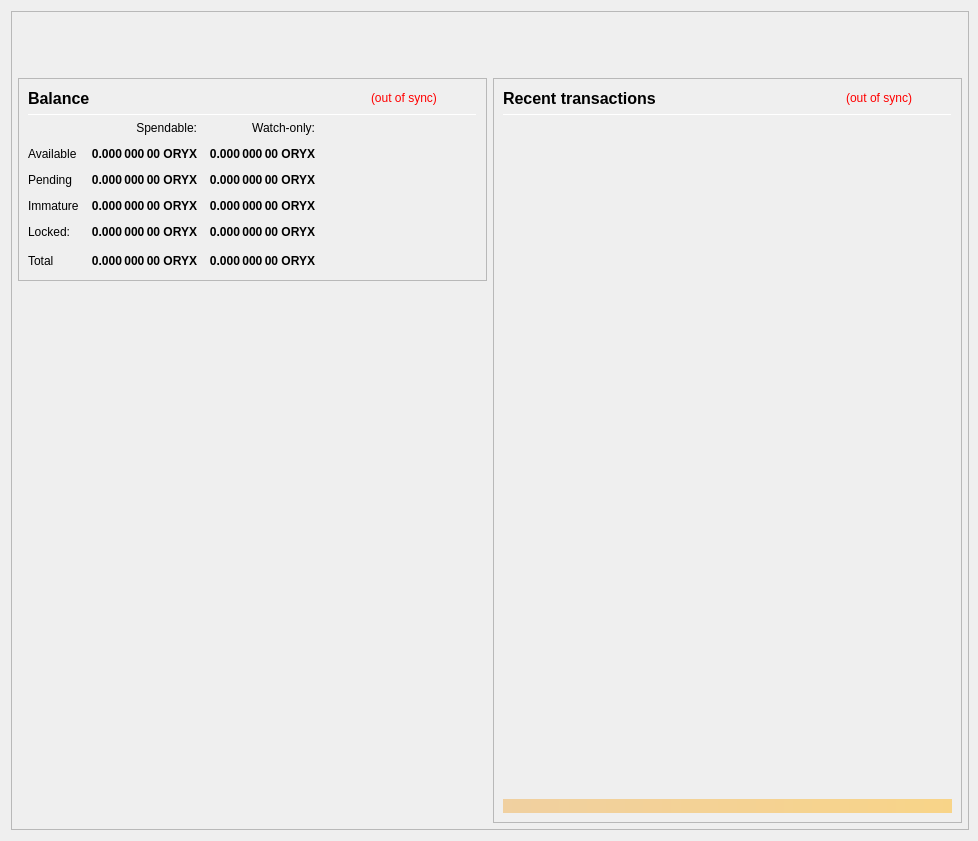
<?xml version="1.0" encoding="UTF-8"?>
<ui version="4.0">
 <class>OverviewPage</class>
 <widget class="QWidget" name="OverviewPage">
  <property name="geometry">
   <rect>
    <x>0</x>
    <y>0</y>
    <width>978</width>
    <height>841</height>
   </rect>
  </property>
  <property name="minimumSize">
   <size>
    <width>960</width>
    <height>682</height>
   </size>
  </property>
  <property name="font">
   <font>
    <weight>50</weight>
    <bold>false</bold>
   </font>
  </property>
  <property name="windowTitle">
   <string>Form</string>
  </property>
  <layout class="QVBoxLayout" name="topLayout" stretch="0">
   <property name="rightMargin">
    <number>9</number>
   </property>
   <item>
    <widget class="QFrame" name="frame_BG">
     <property name="minimumSize">
      <size>
       <width>850</width>
       <height>610</height>
      </size>
     </property>
     <property name="maximumSize">
      <size>
       <width>16777215</width>
       <height>16777215</height>
      </size>
     </property>
     <property name="frameShape">
      <enum>QFrame::StyledPanel</enum>
     </property>
     <property name="frameShadow">
      <enum>QFrame::Raised</enum>
     </property>
     <layout class="QVBoxLayout" name="verticalLayout_3" stretch="0">
      <property name="leftMargin">
       <number>0</number>
      </property>
      <property name="topMargin">
       <number>0</number>
      </property>
      <property name="rightMargin">
       <number>0</number>
      </property>
      <property name="bottomMargin">
       <number>6</number>
      </property>
      <item>
       <layout class="QVBoxLayout" name="verticalLayout_Master" stretch="0,1">
        <property name="leftMargin">
         <number>0</number>
        </property>
        <property name="topMargin">
         <number>0</number>
        </property>
        <property name="rightMargin">
         <number>0</number>
        </property>
        <property name="bottomMargin">
         <number>0</number>
        </property>
        <item>
         <widget class="QFrame" name="frame_Header">
          <layout class="QVBoxLayout" name="verticalLayout_Header" stretch="0">
           <property name="leftMargin">
            <number>0</number>
           </property>
           <property name="topMargin">
            <number>0</number>
           </property>
           <property name="rightMargin">
            <number>0</number>
           </property>
           <property name="bottomMargin">
            <number>0</number>
           </property>
           <item>
            <layout class="QHBoxLayout" name="horizontalLayout_Header" stretch="1,0">
             <property name="spacing">
              <number>6</number>
             </property>
             <item>
              <spacer name="horizontalSpacer_Header">
               <property name="orientation">
                <enum>Qt::Horizontal</enum>
               </property>
               <property name="sizeHint" stdset="0">
                <size>
                 <width>40</width>
                 <height>20</height>
                </size>
               </property>
              </spacer>
             </item>
             <item>
              <widget class="QLabel" name="labelOverviewHeaderRight">
               <property name="minimumSize">
                <size>
                 <width>464</width>
                 <height>60</height>
                </size>
               </property>
               <property name="maximumSize">
                <size>
                 <width>16777215</width>
                 <height>60</height>
                </size>
               </property>
               <property name="font">
                <font>
                 <pointsize>14</pointsize>
                </font>
               </property>
               <property name="text">
                <string/>
               </property>
               <property name="alignment">
                <set>Qt::AlignRight|Qt::AlignTrailing|Qt::AlignVCenter</set>
               </property>
              </widget>
             </item>
            </layout>
           </item>
          </layout>
         </widget>
        </item>
        <item>
         <widget class="QFrame" name="frame_Content">
          <layout class="QVBoxLayout" name="verticalLayout_Content">
           <property name="leftMargin">
            <number>6</number>
           </property>
           <property name="topMargin">
            <number>0</number>
           </property>
           <property name="rightMargin">
            <number>6</number>
           </property>
           <property name="bottomMargin">
            <number>0</number>
           </property>
           <item>
            <layout class="QHBoxLayout" name="horizontalLayout_Content" stretch="1,1">
             <property name="spacing">
              <number>6</number>
             </property>
             <item>
              <layout class="QVBoxLayout" name="verticalLayout_left" stretch="0,0">
               <item>
                <widget class="QFrame" name="frameBalances">
                 <property name="frameShape">
                  <enum>QFrame::StyledPanel</enum>
                 </property>
                 <property name="frameShadow">
                  <enum>QFrame::Raised</enum>
                 </property>
                 <layout class="QVBoxLayout" name="verticalLayout_4">
                  <item>
                   <layout class="QHBoxLayout" name="hlBalancesHeader" stretch="2,0,0">
                    <property name="spacing">
                     <number>6</number>
                    </property>
                    <item>
                     <widget class="QLabel" name="labelBalances">
                      <property name="minimumSize">
                       <size>
                        <width>0</width>
                        <height>0</height>
                       </size>
                      </property>
                      <property name="font">
                       <font>
                        <pointsize>12</pointsize>
                        <weight>75</weight>
                        <bold>true</bold>
                       </font>
                      </property>
                      <property name="text">
                       <string>Balance</string>
                      </property>
                     </widget>
                    </item>
                    <item>
                     <widget class="QLabel" name="labelWalletStatus">
                      <property name="cursor">
                       <cursorShape>WhatsThisCursor</cursorShape>
                      </property>
                      <property name="toolTip">
                       <string>The displayed information may be out of date. Your wallet automatically synchronizes with the Oryxcoin network after a connection is established, but this process has not completed yet.</string>
                      </property>
                      <property name="styleSheet">
                       <string notr="true">QLabel { color: red; }</string>
                      </property>
                      <property name="text">
                       <string notr="true">(out of sync)</string>
                      </property>
                      <property name="alignment">
                       <set>Qt::AlignLeading|Qt::AlignLeft|Qt::AlignVCenter</set>
                      </property>
                     </widget>
                    </item>
                    <item>
                     <spacer name="hsBalancesHeader">
                      <property name="orientation">
                       <enum>Qt::Horizontal</enum>
                      </property>
                      <property name="sizeHint" stdset="0">
                       <size>
                        <width>40</width>
                        <height>20</height>
                       </size>
                      </property>
                     </spacer>
                    </item>
                   </layout>
                  </item>
                  <item>
                   <widget class="Line" name="lineBalances">
                    <property name="minimumSize">
                     <size>
                      <width>0</width>
                      <height>1</height>
                     </size>
                    </property>
                    <property name="maximumSize">
                     <size>
                      <width>16777215</width>
                      <height>1</height>
                     </size>
                    </property>
                    <property name="orientation">
                     <enum>Qt::Horizontal</enum>
                    </property>
                   </widget>
                  </item>
                  <item>
                   <layout class="QGridLayout" name="gridLayout">
                    <property name="spacing">
                     <number>12</number>
                    </property>
                    <item row="0" column="1">
                     <widget class="QLabel" name="labelSpendable">
                      <property name="text">
                       <string>Spendable:</string>
                      </property>
                      <property name="alignment">
                       <set>Qt::AlignRight|Qt::AlignTrailing|Qt::AlignVCenter</set>
                      </property>
                     </widget>
                    </item>
                    <item row="0" column="2">
                     <widget class="QLabel" name="labelWatchonly">
                      <property name="text">
                       <string>Watch-only:</string>
                      </property>
                      <property name="alignment">
                       <set>Qt::AlignRight|Qt::AlignTrailing|Qt::AlignVCenter</set>
                      </property>
                     </widget>
                    </item>
                    <item row="1" column="0">
                     <widget class="QLabel" name="labelAvailableText">
                      <property name="text">
                       <string>Available</string>
                      </property>
                      <property name="textInteractionFlags">
                       <set>Qt::NoTextInteraction</set>
                      </property>
                     </widget>
                    </item>
                    <item row="1" column="1">
                     <widget class="QLabel" name="labelAvailable">
                      <property name="font">
                       <font>
                        <weight>75</weight>
                        <bold>true</bold>
                       </font>
                      </property>
                      <property name="cursor">
                       <cursorShape>ArrowCursor</cursorShape>
                      </property>
                      <property name="toolTip">
                       <string>Your current spendable balance</string>
                      </property>
                      <property name="text">
                       <string notr="true">0.000 000 00 ORYX</string>
                      </property>
                      <property name="alignment">
                       <set>Qt::AlignRight|Qt::AlignTrailing|Qt::AlignVCenter</set>
                      </property>
                      <property name="textInteractionFlags">
                       <set>Qt::NoTextInteraction</set>
                      </property>
                     </widget>
                    </item>
                    <item row="1" column="2">
                     <widget class="QLabel" name="labelWatchAvailable">
                      <property name="font">
                       <font>
                        <weight>75</weight>
                        <bold>true</bold>
                       </font>
                      </property>
                      <property name="cursor">
                       <cursorShape>ArrowCursor</cursorShape>
                      </property>
                      <property name="toolTip">
                       <string>Your current balance in watch-only addresses</string>
                      </property>
                      <property name="text">
                       <string notr="true">0.000 000 00 ORYX</string>
                      </property>
                      <property name="alignment">
                       <set>Qt::AlignRight|Qt::AlignTrailing|Qt::AlignVCenter</set>
                      </property>
                      <property name="textInteractionFlags">
                       <set>Qt::NoTextInteraction</set>
                      </property>
                     </widget>
                    </item>
                    <item row="2" column="0">
                     <widget class="QLabel" name="labelPendingText">
                      <property name="text">
                       <string>Pending</string>
                      </property>
                      <property name="textInteractionFlags">
                       <set>Qt::NoTextInteraction</set>
                      </property>
                     </widget>
                    </item>
                    <item row="2" column="1">
                     <widget class="QLabel" name="labelPending">
                      <property name="font">
                       <font>
                        <weight>75</weight>
                        <bold>true</bold>
                       </font>
                      </property>
                      <property name="cursor">
                       <cursorShape>ArrowCursor</cursorShape>
                      </property>
                      <property name="toolTip">
                       <string>Total of transactions that have yet to be confirmed, and do not yet count toward the spendable balance</string>
                      </property>
                      <property name="text">
                       <string notr="true">0.000 000 00 ORYX</string>
                      </property>
                      <property name="alignment">
                       <set>Qt::AlignRight|Qt::AlignTrailing|Qt::AlignVCenter</set>
                      </property>
                      <property name="textInteractionFlags">
                       <set>Qt::NoTextInteraction</set>
                      </property>
                     </widget>
                    </item>
                    <item row="2" column="2">
                     <widget class="QLabel" name="labelWatchPending">
                      <property name="font">
                       <font>
                        <weight>75</weight>
                        <bold>true</bold>
                       </font>
                      </property>
                      <property name="cursor">
                       <cursorShape>ArrowCursor</cursorShape>
                      </property>
                      <property name="toolTip">
                       <string>Unconfirmed transactions to watch-only addresses</string>
                      </property>
                      <property name="text">
                       <string notr="true">0.000 000 00 ORYX</string>
                      </property>
                      <property name="alignment">
                       <set>Qt::AlignRight|Qt::AlignTrailing|Qt::AlignVCenter</set>
                      </property>
                      <property name="textInteractionFlags">
                       <set>Qt::NoTextInteraction</set>
                      </property>
                     </widget>
                    </item>
                    <item row="3" column="0">
                     <widget class="QLabel" name="labelImmatureText">
                      <property name="text">
                       <string>Immature</string>
                      </property>
                      <property name="textInteractionFlags">
                       <set>Qt::NoTextInteraction</set>
                      </property>
                     </widget>
                    </item>
                    <item row="3" column="1">
                     <widget class="QLabel" name="labelImmature">
                      <property name="font">
                       <font>
                        <weight>75</weight>
                        <bold>true</bold>
                       </font>
                      </property>
                      <property name="cursor">
                       <cursorShape>ArrowCursor</cursorShape>
                      </property>
                      <property name="toolTip">
                       <string>Staked or masternode rewards that has not yet matured</string>
                      </property>
                      <property name="text">
                       <string notr="true">0.000 000 00 ORYX</string>
                      </property>
                      <property name="alignment">
                       <set>Qt::AlignRight|Qt::AlignTrailing|Qt::AlignVCenter</set>
                      </property>
                      <property name="textInteractionFlags">
                       <set>Qt::NoTextInteraction</set>
                      </property>
                     </widget>
                    </item>
                    <item row="3" column="2">
                     <widget class="QLabel" name="labelWatchImmature">
                      <property name="font">
                       <font>
                        <weight>75</weight>
                        <bold>true</bold>
                       </font>
                      </property>
                      <property name="cursor">
                       <cursorShape>ArrowCursor</cursorShape>
                      </property>
                      <property name="toolTip">
                       <string>Staked or masternode rewards in watch-only addresses that has not yet matured</string>
                      </property>
                      <property name="text">
                       <string notr="true">0.000 000 00 ORYX</string>
                      </property>
                      <property name="alignment">
                       <set>Qt::AlignRight|Qt::AlignTrailing|Qt::AlignVCenter</set>
                      </property>
                      <property name="textInteractionFlags">
                       <set>Qt::NoTextInteraction</set>
                      </property>
                     </widget>
                    </item>
                    <item row="4" column="0">
                     <widget class="QLabel" name="labelLockedText">
                      <property name="toolTip">
                       <string>Locked ORYX or Masternode collaterals.</string>
                      </property>
                      <property name="text">
                       <string>Locked:</string>
                      </property>
                     </widget>
                    </item>
                    <item row="4" column="1">
                     <widget class="QLabel" name="labelLocked">
                      <property name="font">
                       <font>
                        <weight>75</weight>
                        <bold>true</bold>
                       </font>
                      </property>
                      <property name="cursor">
                       <cursorShape>ArrowCursor</cursorShape>
                      </property>
                      <property name="toolTip">
                       <string>Locked ORYX or Masternode collaterals.</string>
                      </property>
                      <property name="text">
                       <string notr="true">0.000 000 00 ORYX</string>
                      </property>
                      <property name="alignment">
                       <set>Qt::AlignRight|Qt::AlignTrailing|Qt::AlignVCenter</set>
                      </property>
                      <property name="textInteractionFlags">
                       <set>Qt::NoTextInteraction</set>
                      </property>
                     </widget>
                    </item>
                    <item row="4" column="2">
                     <widget class="QLabel" name="labelWatchLocked">
                      <property name="font">
                       <font>
                        <weight>75</weight>
                        <bold>true</bold>
                       </font>
                      </property>
                      <property name="cursor">
                       <cursorShape>ArrowCursor</cursorShape>
                      </property>
                      <property name="toolTip">
                       <string>Current locked balance in watch-only addresses</string>
                      </property>
                      <property name="text">
                       <string notr="true">0.000 000 00 ORYX</string>
                      </property>
                      <property name="alignment">
                       <set>Qt::AlignRight|Qt::AlignTrailing|Qt::AlignVCenter</set>
                      </property>
                      <property name="textInteractionFlags">
                       <set>Qt::NoTextInteraction</set>
                      </property>
                     </widget>
                    </item>
                    <item row="5" column="0">
                     <widget class="QLabel" name="labelTotalText">
                      <property name="text">
                       <string>Total</string>
                      </property>
                      <property name="textInteractionFlags">
                       <set>Qt::NoTextInteraction</set>
                      </property>
                     </widget>
                    </item>
                    <item row="5" column="1">
                     <widget class="QLabel" name="labelTotal">
                      <property name="font">
                       <font>
                        <weight>75</weight>
                        <bold>true</bold>
                       </font>
                      </property>
                      <property name="cursor">
                       <cursorShape>ArrowCursor</cursorShape>
                      </property>
                      <property name="toolTip">
                       <string>Your current total balance</string>
                      </property>
                      <property name="text">
                       <string notr="true">0.000 000 00 ORYX</string>
                      </property>
                      <property name="alignment">
                       <set>Qt::AlignRight|Qt::AlignTrailing|Qt::AlignVCenter</set>
                      </property>
                      <property name="textInteractionFlags">
                       <set>Qt::NoTextInteraction</set>
                      </property>
                     </widget>
                    </item>
                    <item row="5" column="2">
                     <widget class="QLabel" name="labelWatchTotal">
                      <property name="font">
                       <font>
                        <weight>75</weight>
                        <bold>true</bold>
                       </font>
                      </property>
                      <property name="cursor">
                       <cursorShape>ArrowCursor</cursorShape>
                      </property>
                      <property name="toolTip">
                       <string>Current total balance in watch-only addresses</string>
                      </property>
                      <property name="text">
                       <string notr="true">0.000 000 00 ORYX</string>
                      </property>
                      <property name="alignment">
                       <set>Qt::AlignRight|Qt::AlignTrailing|Qt::AlignVCenter</set>
                      </property>
                      <property name="textInteractionFlags">
                       <set>Qt::NoTextInteraction</set>
                      </property>
                     </widget>
                    </item>
                    <item row="5" column="3">
                     <spacer name="hsBalances">
                      <property name="orientation">
                       <enum>Qt::Horizontal</enum>
                      </property>
                      <property name="sizeHint" stdset="0">
                       <size>
                        <width>40</width>
                        <height>20</height>
                       </size>
                      </property>
                     </spacer>
                    </item>
                   </layout>
                  </item>
                 </layout>
                </widget>
               </item>
               <item>
                <spacer name="verticalSpacer">
                 <property name="orientation">
                  <enum>Qt::Vertical</enum>
                 </property>
                 <property name="sizeHint" stdset="0">
                  <size>
                   <width>20</width>
                   <height>40</height>
                  </size>
                 </property>
                </spacer>
               </item>
              </layout>
             </item>
             <item>
              <layout class="QVBoxLayout" name="verticalLayout_right" stretch="1">
               <item>
                <widget class="QFrame" name="frame_RecentTransactions">
                 <property name="minimumSize">
                  <size>
                   <width>0</width>
                   <height>0</height>
                  </size>
                 </property>
                 <property name="frameShape">
                  <enum>QFrame::StyledPanel</enum>
                 </property>
                 <property name="frameShadow">
                  <enum>QFrame::Raised</enum>
                 </property>
                 <layout class="QVBoxLayout" name="verticalLayout_1" stretch="0,0,0,0,0">
                  <item>
                   <layout class="QHBoxLayout" name="horizontalLayout_2" stretch="2,0,0">
                    <property name="spacing">
                     <number>3</number>
                    </property>
                    <item>
                     <widget class="QLabel" name="labelRecentTransactions">
                      <property name="minimumSize">
                       <size>
                        <width>0</width>
                        <height>20</height>
                       </size>
                      </property>
                      <property name="font">
                       <font>
                        <pointsize>12</pointsize>
                        <weight>75</weight>
                        <bold>true</bold>
                       </font>
                      </property>
                      <property name="text">
                       <string>Recent transactions</string>
                      </property>
                     </widget>
                    </item>
                    <item>
                     <widget class="QLabel" name="labelTransactionsStatus">
                      <property name="cursor">
                       <cursorShape>WhatsThisCursor</cursorShape>
                      </property>
                      <property name="toolTip">
                       <string>The displayed information may be out of date. Your wallet automatically synchronizes with the Oryxcoin network after a connection is established, but this process has not completed yet.</string>
                      </property>
                      <property name="styleSheet">
                       <string notr="true">QLabel { color: red; }</string>
                      </property>
                      <property name="text">
                       <string notr="true">(out of sync)</string>
                      </property>
                      <property name="alignment">
                       <set>Qt::AlignRight|Qt::AlignTrailing|Qt::AlignVCenter</set>
                      </property>
                     </widget>
                    </item>
                    <item>
                     <spacer name="horizontalSpacer">
                      <property name="orientation">
                       <enum>Qt::Horizontal</enum>
                      </property>
                      <property name="sizeHint" stdset="0">
                       <size>
                        <width>40</width>
                        <height>20</height>
                       </size>
                      </property>
                     </spacer>
                    </item>
                   </layout>
                  </item>
                  <item>
                   <widget class="Line" name="line">
                    <property name="minimumSize">
                     <size>
                      <width>0</width>
                      <height>1</height>
                     </size>
                    </property>
                    <property name="maximumSize">
                     <size>
                      <width>16777215</width>
                      <height>1</height>
                     </size>
                    </property>
                    <property name="orientation">
                     <enum>Qt::Horizontal</enum>
                    </property>
                   </widget>
                  </item>
                  <item>
                   <widget class="QListView" name="listTransactions">
                    <property name="minimumSize">
                     <size>
                      <width>0</width>
                      <height>0</height>
                     </size>
                    </property>
                    <property name="styleSheet">
                     <string notr="true">QListView { background: transparent; }</string>
                    </property>
                    <property name="frameShape">
                     <enum>QFrame::NoFrame</enum>
                    </property>
                    <property name="verticalScrollBarPolicy">
                     <enum>Qt::ScrollBarAlwaysOff</enum>
                    </property>
                    <property name="horizontalScrollBarPolicy">
                     <enum>Qt::ScrollBarAlwaysOff</enum>
                    </property>
                    <property name="selectionMode">
                     <enum>QAbstractItemView::NoSelection</enum>
                    </property>
                   </widget>
                  </item>
                  <item>
                   <spacer name="verticalSpacer_2">
                    <property name="orientation">
                     <enum>Qt::Vertical</enum>
                    </property>
                    <property name="sizeType">
                     <enum>QSizePolicy::Expanding</enum>
                    </property>
                    <property name="sizeHint" stdset="0">
                     <size>
                      <width>20</width>
                      <height>40</height>
                     </size>
                    </property>
                   </spacer>
                  </item>
                  <item>
                   <widget class="QLabel" name="labelAlerts">
                    <property name="maximumSize">
                     <size>
                      <width>16777215</width>
                      <height>16777215</height>
                     </size>
                    </property>
                    <property name="styleSheet">
                     <string notr="true">background-color: qlineargradient(x1: 0, y1: 0, x2: 1, y2: 0, stop:0 #F0D0A0, stop:1 #F8D488); color:#000000;</string>
                    </property>
                    <property name="text">
                     <string/>
                    </property>
                    <property name="wordWrap">
                     <bool>true</bool>
                    </property>
                    <property name="margin">
                     <number>3</number>
                    </property>
                   </widget>
                  </item>
                 </layout>
                </widget>
               </item>
              </layout>
             </item>
            </layout>
           </item>
          </layout>
         </widget>
        </item>
       </layout>
      </item>
     </layout>
    </widget>
   </item>
  </layout>
 </widget>
 <resources/>
 <connections/>
</ui>
